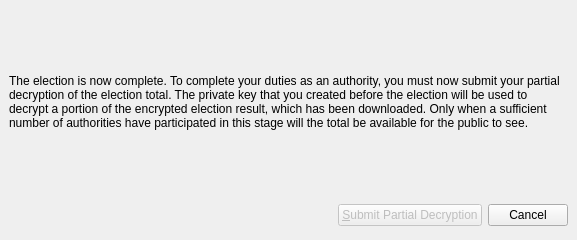
<ui version="4.0" >
 <author></author>
 <comment></comment>
 <exportmacro></exportmacro>
 <class>SubmitPartialDecryptionDialog</class>
 <widget class="QDialog" name="SubmitPartialDecryptionDialog" >
  <property name="geometry" >
   <rect>
    <x>0</x>
    <y>0</y>
    <width>577</width>
    <height>240</height>
   </rect>
  </property>
  <property name="windowTitle" >
   <string>Submit Partial Decryption</string>
  </property>
  <layout class="QGridLayout" >
   <property name="margin" >
    <number>9</number>
   </property>
   <property name="spacing" >
    <number>6</number>
   </property>
   <item row="1" column="0" >
    <widget class="QLabel" name="label" >
     <property name="text" >
      <string>The election is now complete. To complete your duties as an authority, you must now submit your partial decryption of the election total. The private key that you created before the election will be used to decrypt a portion of the encrypted election result, which has been downloaded. Only when a sufficient number of authorities have participated in this stage will the total be available for the public to see.</string>
     </property>
     <property name="wordWrap" >
      <bool>true</bool>
     </property>
    </widget>
   </item>
   <item row="3" column="0" >
    <layout class="QHBoxLayout" >
     <property name="margin" >
      <number>0</number>
     </property>
     <property name="spacing" >
      <number>6</number>
     </property>
     <item>
      <spacer>
       <property name="orientation" >
        <enum>Qt::Horizontal</enum>
       </property>
       <property name="sizeHint" >
        <size>
         <width>131</width>
         <height>31</height>
        </size>
       </property>
      </spacer>
     </item>
     <item>
      <widget class="QPushButton" name="submitPushButton" >
       <property name="enabled" >
        <bool>false</bool>
       </property>
       <property name="text" >
        <string>&amp;Submit Partial Decryption</string>
       </property>
       <property name="checkable" >
        <bool>false</bool>
       </property>
       <property name="autoDefault" >
        <bool>true</bool>
       </property>
       <property name="default" >
        <bool>false</bool>
       </property>
       <property name="flat" >
        <bool>false</bool>
       </property>
      </widget>
     </item>
     <item>
      <widget class="QPushButton" name="cancelButton" >
       <property name="text" >
        <string>Cancel</string>
       </property>
      </widget>
     </item>
    </layout>
   </item>
   <item row="0" column="0" >
    <spacer>
     <property name="orientation" >
      <enum>Qt::Vertical</enum>
     </property>
     <property name="sizeHint" >
      <size>
       <width>20</width>
       <height>40</height>
      </size>
     </property>
    </spacer>
   </item>
   <item row="2" column="0" >
    <spacer>
     <property name="orientation" >
      <enum>Qt::Vertical</enum>
     </property>
     <property name="sizeHint" >
      <size>
       <width>20</width>
       <height>40</height>
      </size>
     </property>
    </spacer>
   </item>
  </layout>
 </widget>
 <pixmapfunction></pixmapfunction>
 <resources>
  <include location="../resource.qrc" />
 </resources>
 <connections>
  <connection>
   <sender>cancelButton</sender>
   <signal>clicked()</signal>
   <receiver>SubmitPartialDecryptionDialog</receiver>
   <slot>reject()</slot>
   <hints>
    <hint type="sourcelabel" >
     <x>415</x>
     <y>148</y>
    </hint>
    <hint type="destinationlabel" >
     <x>179</x>
     <y>183</y>
    </hint>
   </hints>
  </connection>
 </connections>
</ui>
